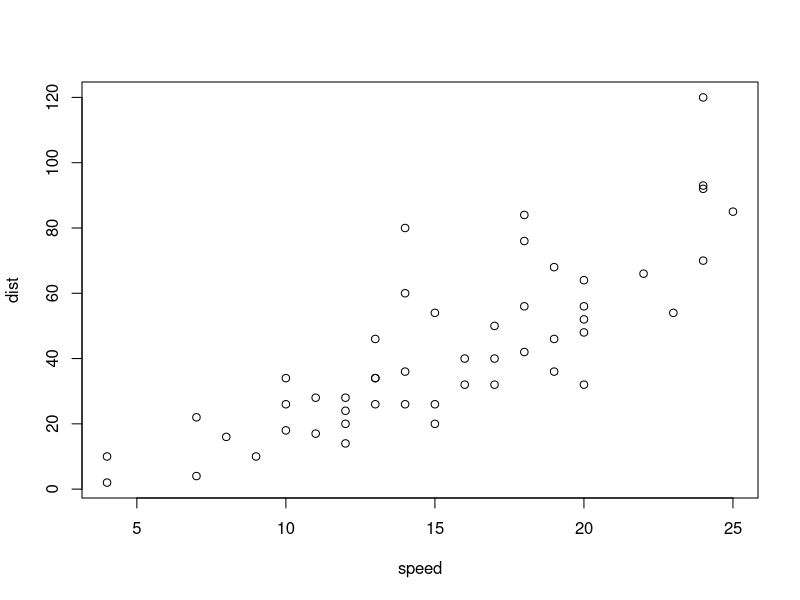
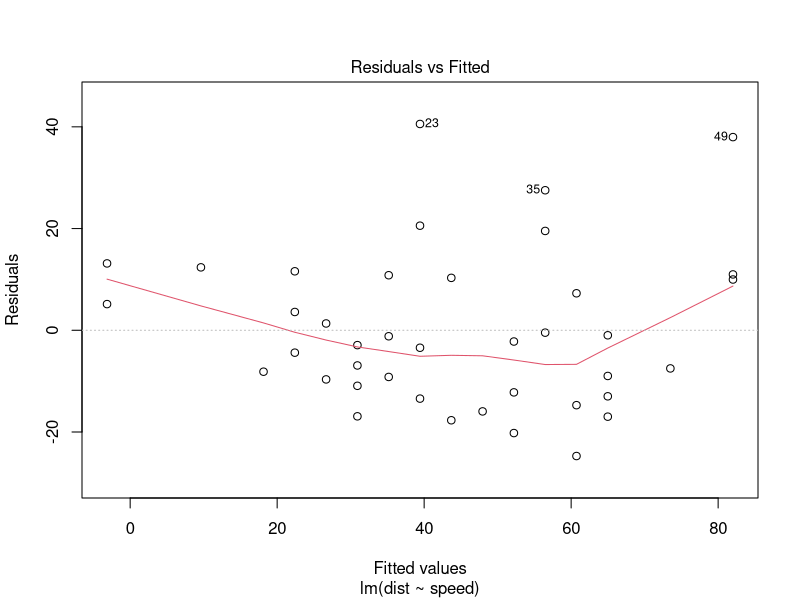
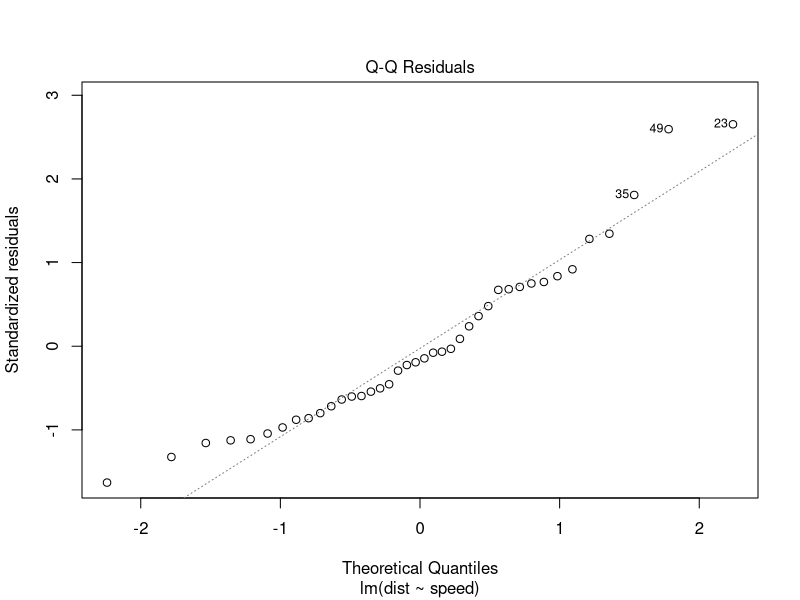
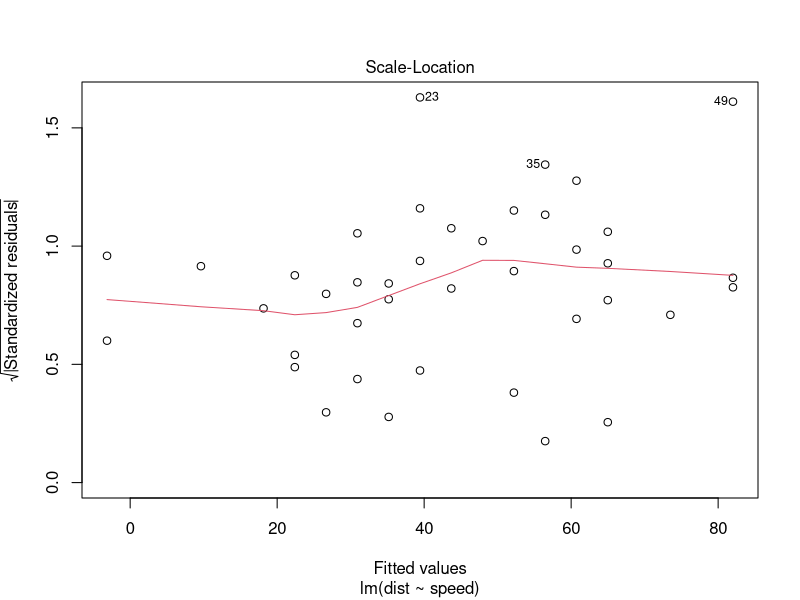
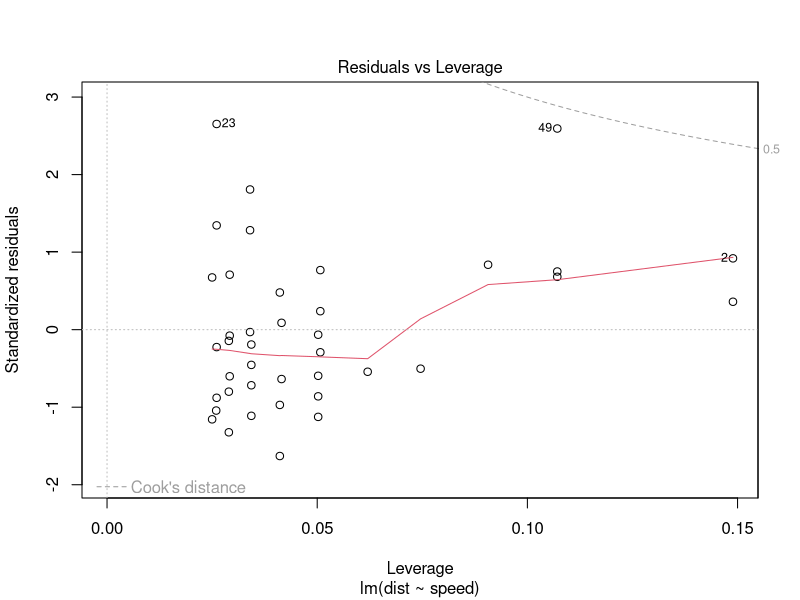
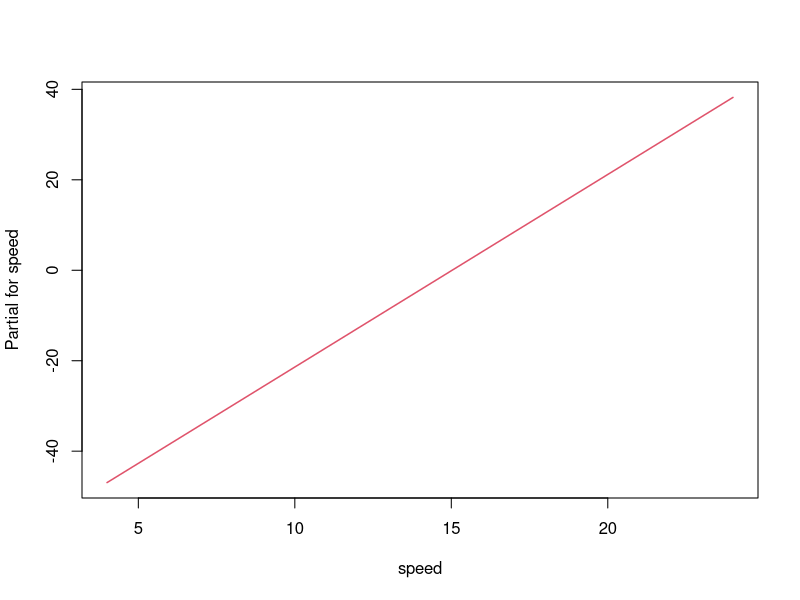

These figures' R source, in order:
data("cars")
head(cars)
names(cars)
plot(dist~speed, data = cars)
mean(cars$dist)
mean(cars$dist, na.rm = T)

# Create Training and Test data -
set.seed(100)  # setting seed to reproduce results of random sampling
trainingRowIndex <- sample(1:nrow(cars), 0.8*nrow(cars))  # row indices for training data
trainingData <- cars[trainingRowIndex, ]  # model training data
testData  <- cars[-trainingRowIndex, ]   # test data

model1 = lm(dist~speed, data = trainingData)

print(model1)
plot(model1)
termplot(model1)
summary(model1)
write.csv(cars, file = "cars.csv")

distPred <- predict(model1, testData)  # predict distance

# calculate accuracy
actuals_preds <- data.frame(cbind(actuals=testData$dist, predicteds=distPred))  # make actuals_predicteds dataframe.
correlation_accuracy <- cor(actuals_preds)  # 82.7%
head(actuals_preds)

# Min-Max Accuracy Calculation
min_max_accuracy <- mean(apply(actuals_preds, 1, min) / apply(actuals_preds, 1, max))
# => 38.00%, min_max accuracy

# MAPE Calculation: MeanAbsolutePercentageError
mape <- mean(abs((actuals_preds$predicteds - actuals_preds$actuals))/actuals_preds$actuals)
# => 69.95%, mean absolute percentage deviation
